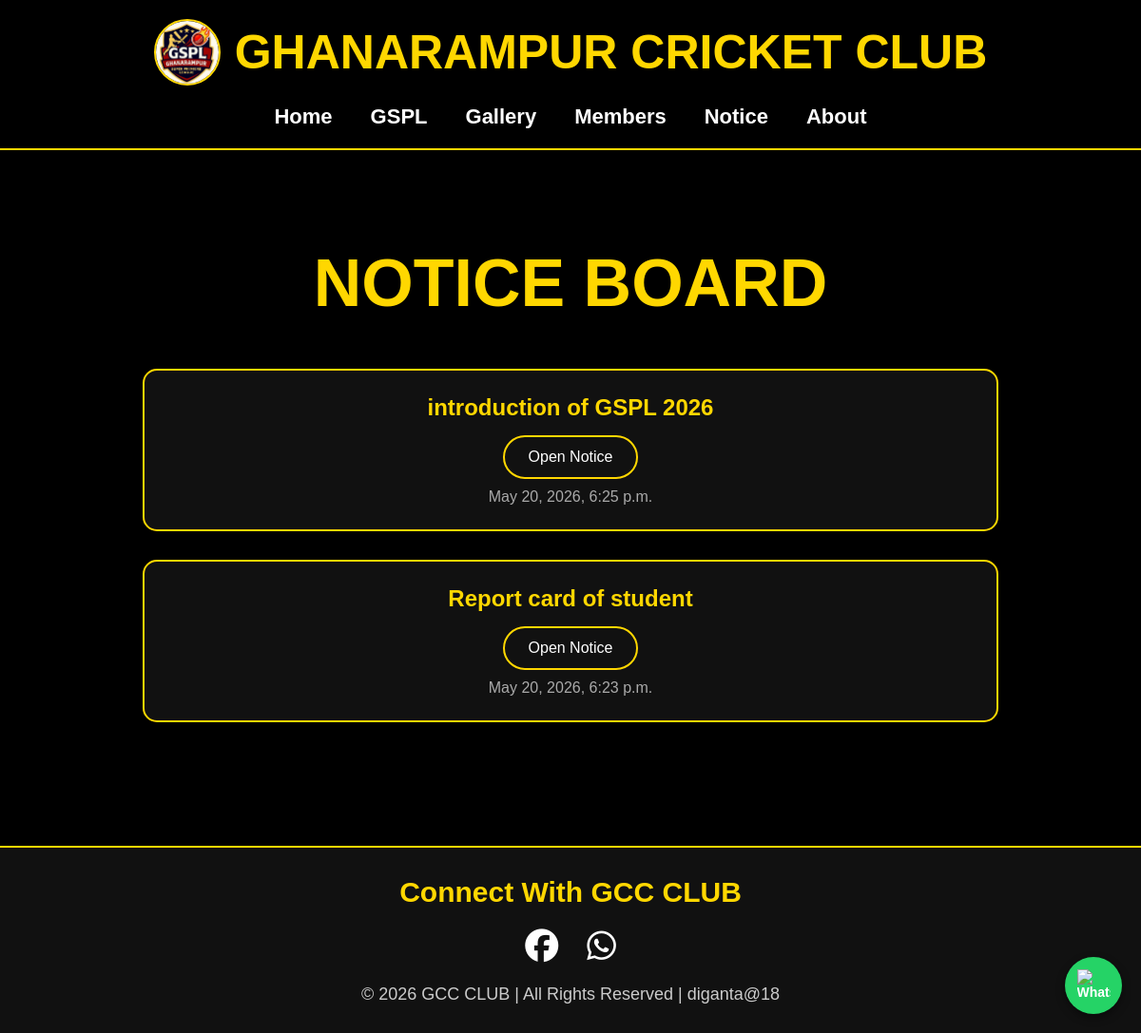
Before: /notice/ with the older database file.
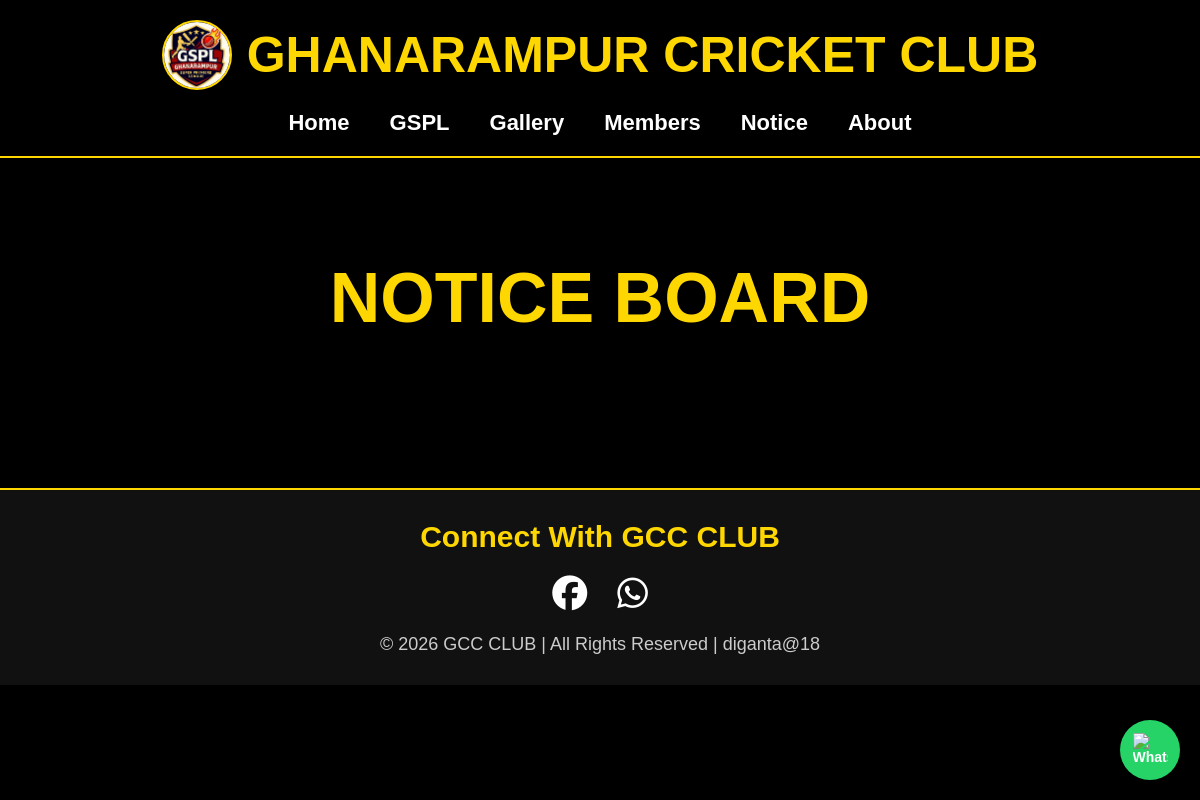
After: the same page with the newer database file.
### mainapp/models.py (models this page shows, shortened)
class Notice(models.Model):
    title = models.CharField(max_length=200)
    file = models.FileField(upload_to='notices/')
    uploaded_at = models.DateTimeField(auto_now_add=True)

### mainapp/views.py (the view)
# urls.py: path('notice/', views.notice, name='notice'),
def notice(request):
    notices = Notice.objects.all().order_by('-uploaded_at')
    return render(request, 'notice.html', {'notices': notices})

### templates/notice.html (shortened to what this page needs)
{% extends 'base.html' %}
{% block content %}
<section class="notice-section">
    <h1>NOTICE BOARD</h1>
    <div class="notice-container">
        {% for notice in notices %}
        <div class="notice-card">
            <h2>{{ notice.title }}</h2>
            <a href="{{ notice.file.url }}" target="_blank">
                Open Notice
            </a>
            <div class="notice-date">
                {{ notice.uploaded_at }}
            </div>
        </div>
        {% endfor %}
    </div>
</section>
{% endblock %}

Changed rows visible on the page:
removed Notice: title "introduction of GSPL 2026", uploaded_at "May 20, 2026, 6:25 p.m."
removed Notice: title "Report card of student", uploaded_at "May 20, 2026, 6:23 p.m."
